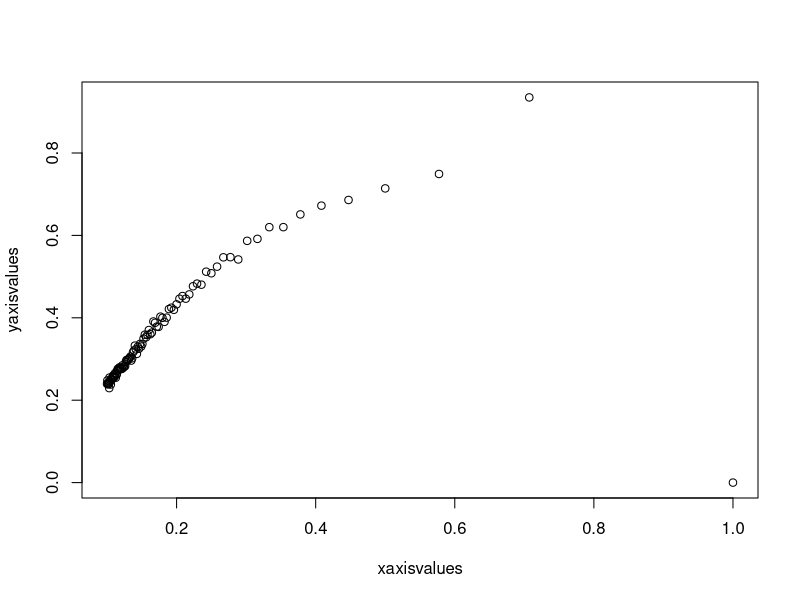

Here is the R script that generated this plot:
my_function <- function(n,p)
{
        yn <- rbinom(1000,n,p)
        zn<-cos(2*pi*(yn/n))
        sdzn<-sd(zn)  
        return(sdzn)
}
n<-seq(1,100,by=1)
yaxisvalues<-lapply(n,my_function,0.2)
xaxisvalues<-1/sqrt(n)
plot(xaxisvalues,yaxisvalues)

